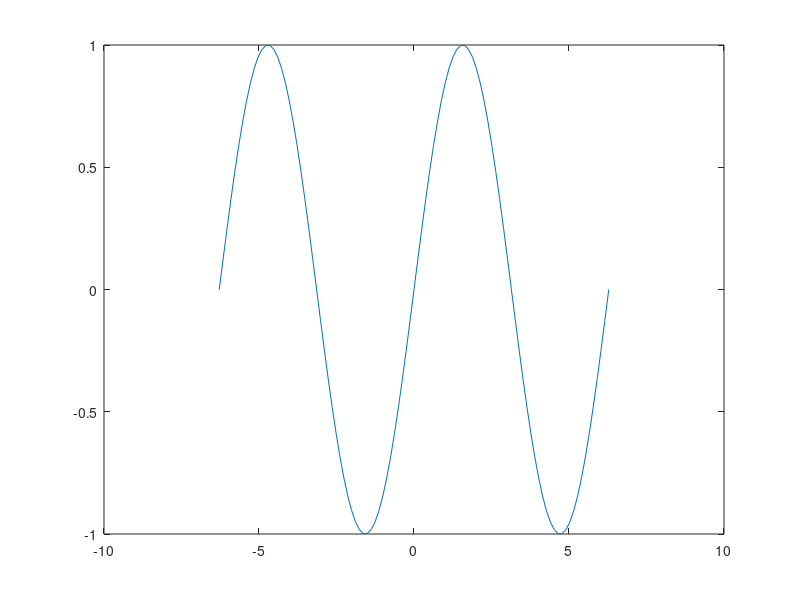

This figure's MATLAB source:
% Example of a Matlab script
% A MATLAB script is a plain .m file containing a sequence of commands
% that run in the current workspace (no inputs or outputs). Use scripts
% to automate tasks, run procedures, and create simple workflows.
% everything following the percent sign is a comment; it does nothing.

n=101; % the semi-colon forces Matlab to NOT print the value of n.
x=zeros(n,1); % create a vector of zeros with n rows and 1 column
y=zeros(n,1); % create a vector of zeros with n rows and 1 column
for ii=1:1:n % equivalent to: for ii=1:101
    x(ii) = -2.0*pi + 4.0*pi*(ii-1)/(n-1);
    y(ii) = sin(x(ii));
end

plot(x,y);
